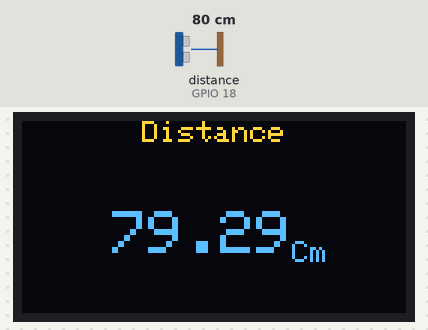
The sketch below on a simulated ESP32. Shown: 128×64 one-colour display. Wiring (inferred from the names in the program): ultrasonic range finder: trigger GPIO 5; echo GPIO 18. The inputs (shaded band) are chosen by the test bench; at power-on: distance to the obstacle (sensor on GPIO 18) 80 cm. The echo pulse lasts 58.3 µs per cm; the OLED is the two-colour kind (top 16 rows yellow).

Above: at 3.2 s.
3.3 s: distance to the obstacle (sensor on GPIO 18) set to 2 cm
At 4.6 s:
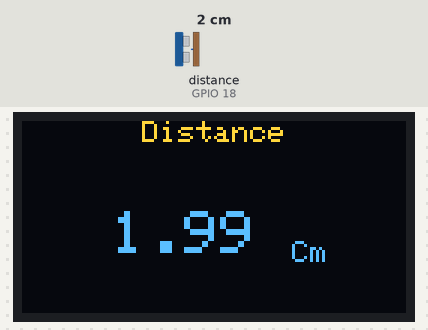
4.9 s: distance to the obstacle (sensor on GPIO 18) set to 4 cm
At 6.2 s:
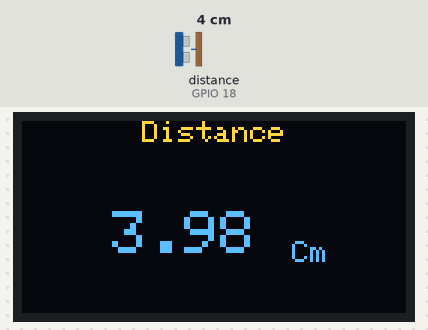
6.5 s: distance to the obstacle (sensor on GPIO 18) set to 9 cm
At 7.1 s:
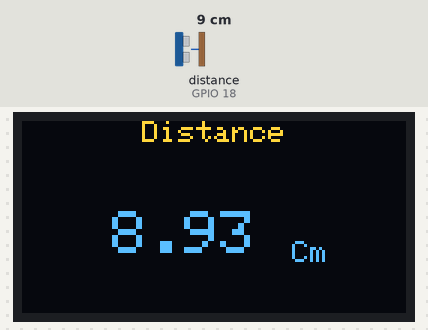
Timing chart, 0 to 9.5 s (numbered marks = the images above; inputs shaded):
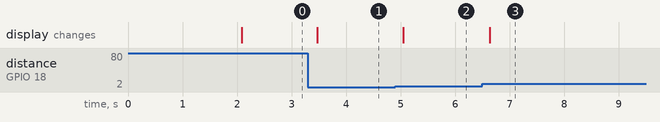

The sketch:

Digital_Ruler.ino
```cpp
#include<Adafruit_SSD1306.h>
#include<Wire.h>
#include<Adafruit_GFX.h>


#define trig_p 5
#define echo_p  18

Adafruit_SSD1306 display(128,64,&Wire,-1);

float distance;
long duration;


void setup() {
  pinMode(trig_p,OUTPUT);
  pinMode(echo_p,INPUT);

  OLED_INITIAL_SCREEN();


}

void loop() {
  digitalWrite(trig_p,LOW);
  delayMicroseconds(2);
  digitalWrite(trig_p,HIGH);
  delayMicroseconds(10);
  digitalWrite(trig_p,LOW);
  delayMicroseconds(2);

  duration = pulseIn(echo_p,HIGH);
  distance = (duration *0.034)/2;
  OLED_DISTANCE_SHOW();

  delay(200);
}


void OLED_INITIAL_SCREEN()
{
  Wire.begin(21,22);
  display.begin(SSD1306_SWITCHCAPVCC, 0X3C);
  display.clearDisplay();
  display.setTextColor(SSD1306_WHITE);
  display.setTextSize(1);
  display.setCursor(35,20);
  display.print("Digital Ruler");
  display.setCursor(40,30);
  display.println("V 1.0");
  display.display();
  delay(2000);
  display.clearDisplay();

  }


void OLED_DISTANCE_SHOW()
{display.clearDisplay();
display.setTextSize(1);
 display.setCursor(40,0);
 display.print("Distance");
 display.setTextSize(2);
 display.setCursor(30,30);
 display.print(distance,2);
 display.setTextSize(1);
 display.setCursor(90,40);
 display.print("Cm");
 display.display();


  }
```

Measured:
- after the input at 3.3 s, the display: changes after 0.17 s (image 1)
- after the input at 4.9 s, the display: changes after 0.15 s (image 2)
- after the input at 6.5 s, the display: changes after 0.13 s (image 3)
